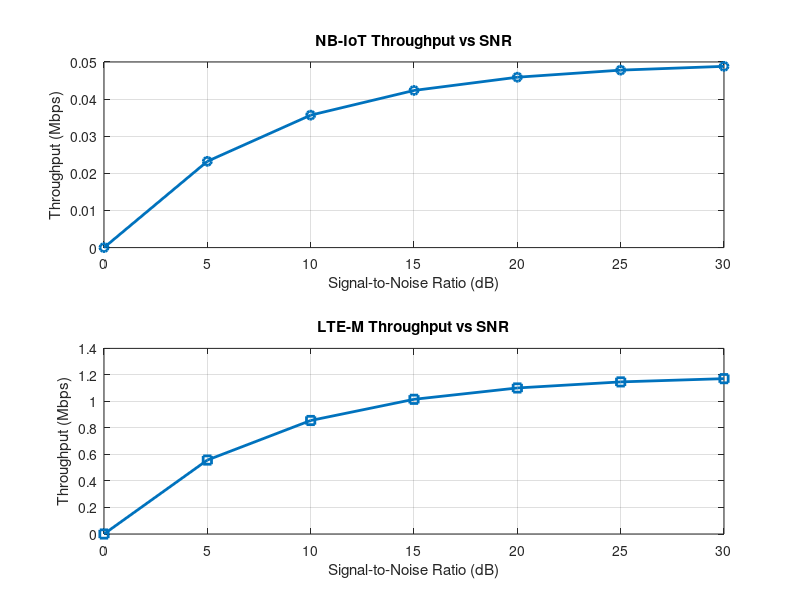

The MATLAB source for this figure:
clc;
clear;
close all;
% SNR values (dB)
SNR = 0:5:30;
% Simulated Throughput (Mbps)
NB_IoT = 0.05*(1-exp(-SNR/8));
LTE_M = 1.2*(1-exp(-SNR/8));
disp('SNR (dB) NB-IoT(Mbps) LTE-M(Mbps)')
disp([SNR' NB_IoT' LTE_M'])
figure
% -------- Graph 1 --------
subplot(2,1,1)
plot(SNR,NB_IoT,'-o','LineWidth',2)
title('NB-IoT Throughput vs SNR')
xlabel('Signal-to-Noise Ratio (dB)')
ylabel('Throughput (Mbps)')
grid on
% -------- Graph 2 --------
subplot(2,1,2)
plot(SNR,LTE_M,'-s','LineWidth',2)

title('LTE-M Throughput vs SNR')
xlabel('Signal-to-Noise Ratio (dB)')
ylabel('Throughput (Mbps)')
grid on
